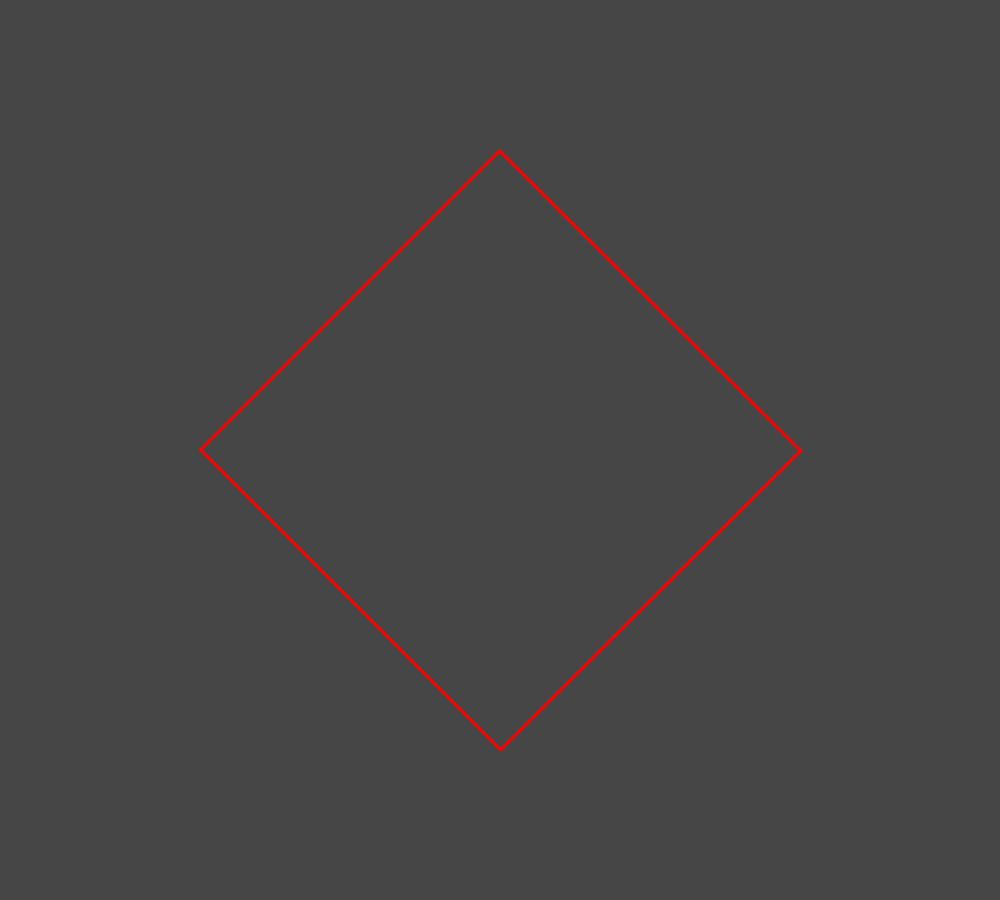
Frame 1 (no input)
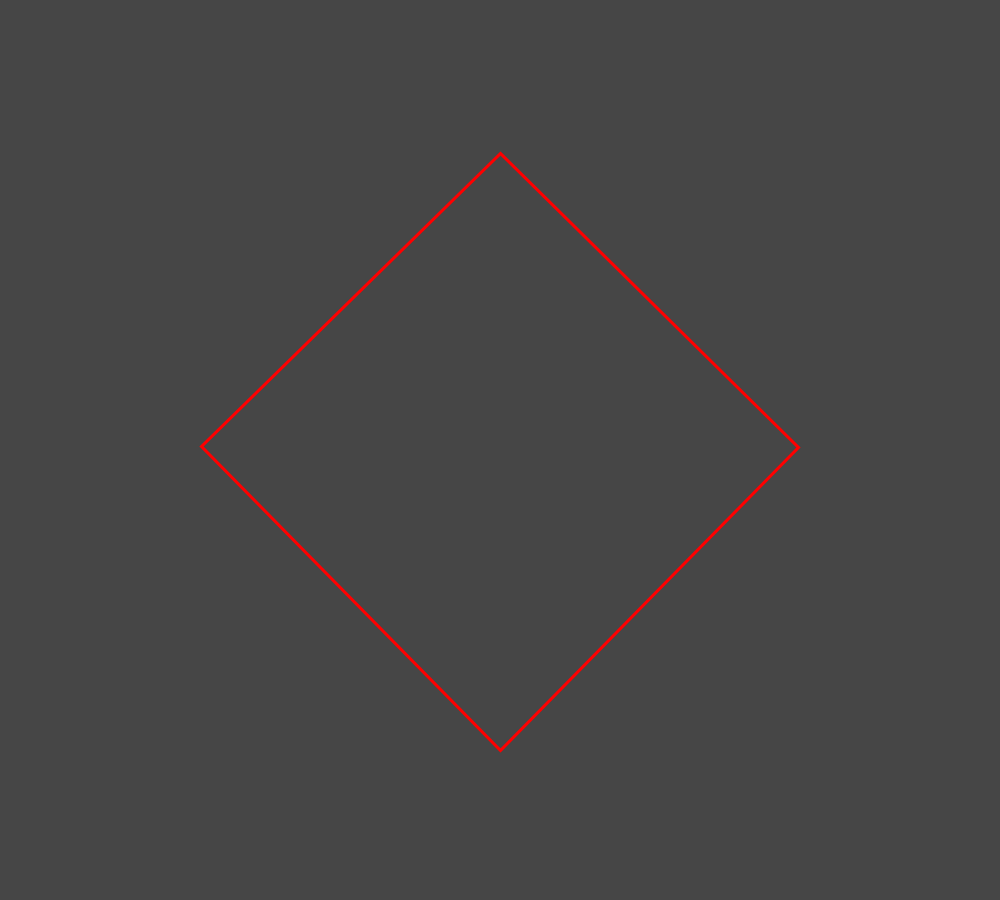
Frame 60 (the mouse pressed at the canvas centre just before this capture)
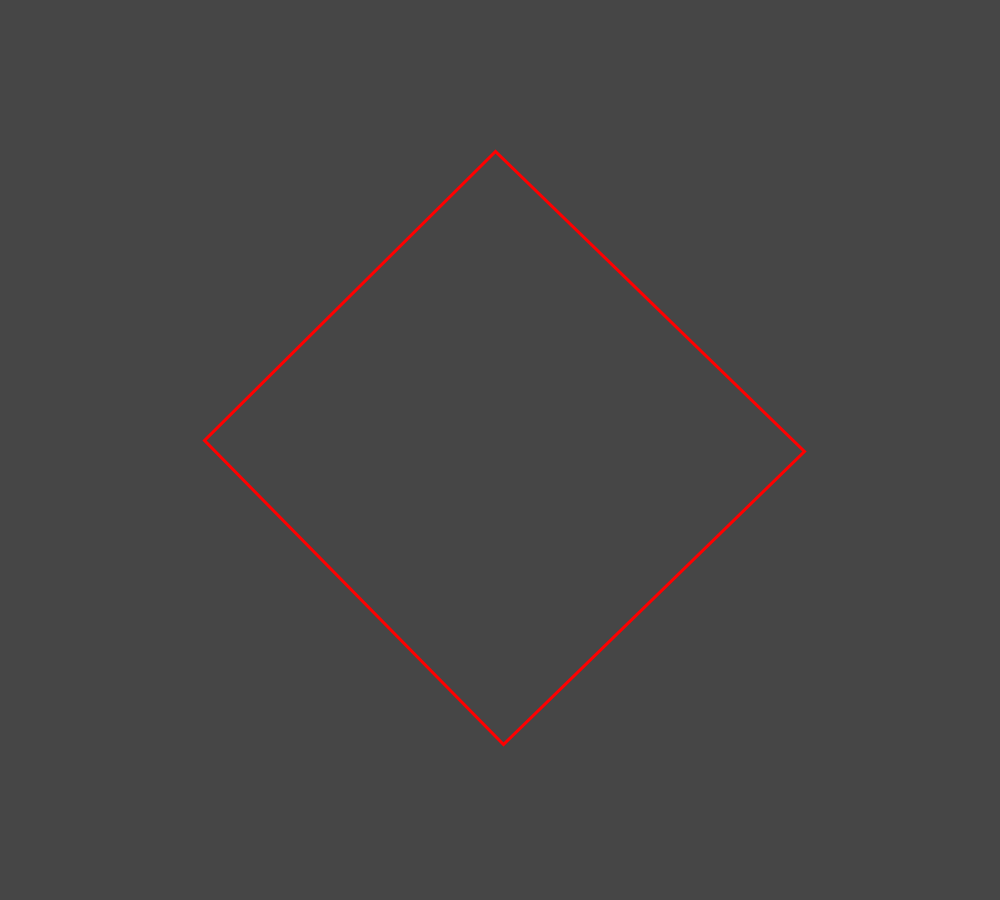
Frame 120 (the mouse held since frame 60 and released just before this capture)

The Processing sketch that drew these frames (run headless with seeded random() and noise(); from frame 60 on, the mouse is pressed at the canvas centre):

// Processing sketch: random_walker_poligon
// ── random_walker_poligon.pde
final int Laturi = 4;
final int r = 300;
POLIGON[] p = new POLIGON[Laturi];

void setup() {
  size(1000, 900);
  strokeWeight(3);
  noFill();
  stroke(255, 0, 0);
  for (int i = 0; i < Laturi; i++) {
    float alfa = PI*2/Laturi;
    float x = width/2 + cos(alfa*i)*r;
    float y = height/2 + sin(alfa*i)*r;
    p[i] = new POLIGON(x, y);
  }
}

void draw() {
  background(70);
    for (int i = 0; i < Laturi; i++) {
      p[i].move();
    }
  drawPoligon();
}

void drawPoligon() {
  beginShape();
  for (int i = 0; i < Laturi; i++)
    vertex(p[i].x, p[i].y);
  endShape(CLOSE);
}
// ── poligon.pde
class POLIGON {
  float x;
  float y;
  float stepLength = 0.25;
  float maxSteps = 5;

  POLIGON(float x, float y) {
    this.x = x;
    this.y = y;
  }

  void move() {
    int dir = floor(random(4));
    int steps = round(random(maxSteps));
    switch (dir) {
    case 0:
      for (int i = 0; i < steps; i++) {
        x += stepLength;
        x = constrain(x, 0, width);
      }
      break;
    case 1:
      for (int i = 0; i < steps; i++) {
        x -= stepLength;
        x = constrain(x, 0, width);
      }
      break;
    case 2:
      for (int i = 0; i < steps; i++) {
        y += stepLength;
        y = constrain(y, 0, height);
      }
      break;
    case 3:
      for (int i = 0; i < steps; i++) {
        y -= stepLength;
        y = constrain(y, 0, height);
      }
      break;
    }
  }
}
